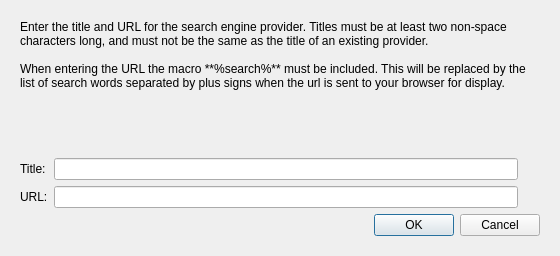
<?xml version="1.0" encoding="UTF-8"?>
<ui version="4.0">
 <class>SearchEngineEditorDialog</class>
 <widget class="QWidget" name="SearchEngineEditorDialog">
  <property name="windowModality">
   <enum>Qt::ApplicationModal</enum>
  </property>
  <property name="geometry">
   <rect>
    <x>0</x>
    <y>0</y>
    <width>560</width>
    <height>256</height>
   </rect>
  </property>
  <property name="sizePolicy">
   <sizepolicy hsizetype="Fixed" vsizetype="Preferred">
    <horstretch>0</horstretch>
    <verstretch>0</verstretch>
   </sizepolicy>
  </property>
  <property name="minimumSize">
   <size>
    <width>560</width>
    <height>215</height>
   </size>
  </property>
  <property name="maximumSize">
   <size>
    <width>560</width>
    <height>500</height>
   </size>
  </property>
  <property name="windowTitle">
   <string>Edit Search Engine Provider</string>
  </property>
  <layout class="QVBoxLayout" name="verticalLayout">
   <item>
    <widget class="QScrollArea" name="scrollArea">
     <property name="frameShape">
      <enum>QFrame::NoFrame</enum>
     </property>
     <property name="widgetResizable">
      <bool>true</bool>
     </property>
     <widget class="QWidget" name="scrollAreaWidgetContents">
      <property name="geometry">
       <rect>
        <x>0</x>
        <y>0</y>
        <width>542</width>
        <height>238</height>
       </rect>
      </property>
      <layout class="QVBoxLayout" name="verticalLayout_2">
       <item>
        <layout class="QVBoxLayout" name="verticalLayout_3">
         <item>
          <widget class="QLabel" name="description">
           <property name="sizePolicy">
            <sizepolicy hsizetype="Preferred" vsizetype="Preferred">
             <horstretch>0</horstretch>
             <verstretch>100</verstretch>
            </sizepolicy>
           </property>
           <property name="text">
            <string>Enter the title and URL for the search engine provider. Titles must be at least two non-space characters long, and must not be the same as the title of an existing provider.

When entering the URL the macro **%search%** must be included. This will be replaced by the list of search words separated by plus signs when the url is sent to your browser for display.</string>
           </property>
           <property name="textFormat">
            <enum>Qt::MarkdownText</enum>
           </property>
           <property name="alignment">
            <set>Qt::AlignLeading|Qt::AlignLeft|Qt::AlignTop</set>
           </property>
           <property name="wordWrap">
            <bool>true</bool>
           </property>
          </widget>
         </item>
         <item>
          <layout class="QGridLayout" name="gridLayout">
           <property name="bottomMargin">
            <number>0</number>
           </property>
           <item row="0" column="0">
            <widget class="QLabel" name="label_title">
             <property name="text">
              <string>Title:</string>
             </property>
            </widget>
           </item>
           <item row="1" column="0">
            <widget class="QLabel" name="label_url">
             <property name="text">
              <string>URL:</string>
             </property>
            </widget>
           </item>
           <item row="0" column="1">
            <widget class="QLineEdit" name="le_title">
             <property name="font">
              <font>
               <pointsize>9</pointsize>
              </font>
             </property>
             <property name="toolTip">
              <string>The title to show in the list for the search engine provider</string>
             </property>
             <property name="toolTipDuration">
              <number>-1</number>
             </property>
            </widget>
           </item>
           <item row="1" column="1">
            <widget class="QLineEdit" name="le_url">
             <property name="font">
              <font>
               <pointsize>9</pointsize>
              </font>
             </property>
             <property name="toolTip">
              <string>The URL to use for the search engine provider</string>
             </property>
            </widget>
           </item>
           <item row="0" column="2">
            <widget class="QLabel" name="img_valid_title">
             <property name="minimumSize">
              <size>
               <width>16</width>
               <height>16</height>
              </size>
             </property>
             <property name="text">
              <string/>
             </property>
            </widget>
           </item>
           <item row="1" column="2">
            <widget class="QLabel" name="img_valid_url">
             <property name="minimumSize">
              <size>
               <width>16</width>
               <height>16</height>
              </size>
             </property>
             <property name="text">
              <string/>
             </property>
            </widget>
           </item>
          </layout>
         </item>
         <item>
          <widget class="QDialogButtonBox" name="buttonBox">
           <property name="standardButtons">
            <set>QDialogButtonBox::Cancel|QDialogButtonBox::Ok</set>
           </property>
          </widget>
         </item>
        </layout>
       </item>
      </layout>
     </widget>
    </widget>
   </item>
  </layout>
 </widget>
 <resources/>
 <connections/>
</ui>
